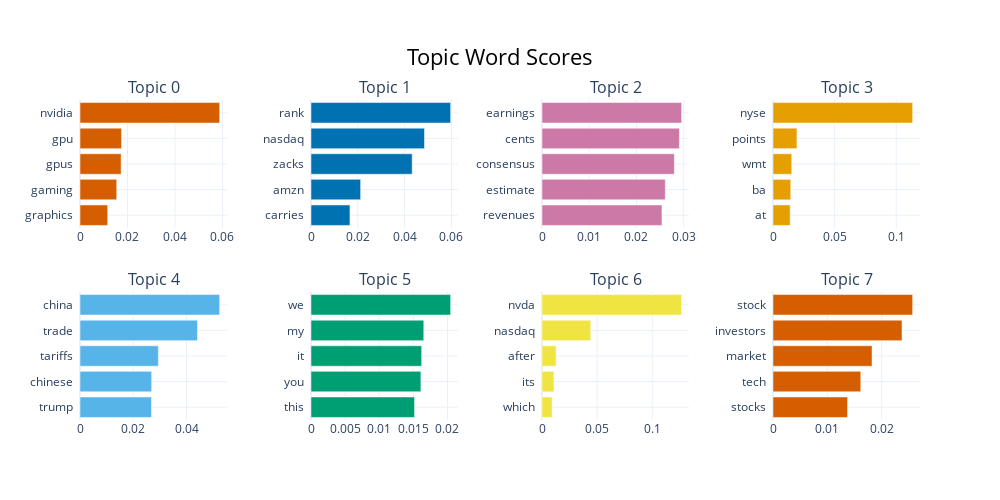

The notebook cell saved with this chart:
### Code cell
sentences_topic_model.visualize_barchart()

### Figure 1 — Plotly figure (JSON) as saved in the notebook; plotly's stock layout.template omitted (floating-point values rounded to 4 significant figures)
{"data": [{"marker": {"color": "#D55E00"}, "orientation": "h", "type": "bar", "x": [0.01166, 0.01547, 0.01731, 0.01748, 0.05882], "xaxis": "x", "y": ["graphics  ", "gaming  ", "gpus  ", "gpu  ", "nvidia  "], "yaxis": "y"}, {"marker": {"color": "#0072B2"}, "orientation": "h", "type": "bar", "x": [0.01665, 0.02121, 0.04323, 0.04849, 0.05967], "xaxis": "x2", "y": ["carries  ", "amzn  ", "zacks  ", "nasdaq  ", "rank  "], "yaxis": "y2"}, {"marker": {"color": "#CC79A7"}, "orientation": "h", "type": "bar", "x": [0.0254, 0.02611, 0.02802, 0.02909, 0.02956], "xaxis": "x3", "y": ["revenues  ", "estimate  ", "consensus  ", "cents  ", "earnings  "], "yaxis": "y3"}, {"marker": {"color": "#E69F00"}, "orientation": "h", "type": "bar", "x": [0.01394, 0.01441, 0.01517, 0.01943, 0.1133], "xaxis": "x4", "y": ["at  ", "ba  ", "wmt  ", "points  ", "nyse  "], "yaxis": "y4"}, {"marker": {"color": "#56B4E9"}, "orientation": "h", "type": "bar", "x": [0.02682, 0.02689, 0.02941, 0.04411, 0.05242], "xaxis": "x5", "y": ["trump  ", "chinese  ", "tariffs  ", "trade  ", "china  "], "yaxis": "y5"}, {"marker": {"color": "#009E73"}, "orientation": "h", "type": "bar", "x": [0.01518, 0.0161, 0.01622, 0.01653, 0.02047], "xaxis": "x6", "y": ["this  ", "you  ", "it  ", "my  ", "we  "], "yaxis": "y6"}, {"marker": {"color": "#F0E442"}, "orientation": "h", "type": "bar", "x": [0.009127, 0.01082, 0.01278, 0.04421, 0.1267], "xaxis": "x7", "y": ["which  ", "its  ", "after  ", "nasdaq  ", "nvda  "], "yaxis": "y7"}, {"marker": {"color": "#D55E00"}, "orientation": "h", "type": "bar", "x": [0.01372, 0.01615, 0.01822, 0.02373, 0.02569], "xaxis": "x8", "y": ["stocks  ", "tech  ", "market  ", "investors  ", "stock  "], "yaxis": "y8"}], "layout": {"annotations": [{"font": {"size": 16}, "showarrow": false, "text": "Topic 0", "x": 0.0875, "xanchor": "center", "xref": "paper", "y": 1, "yanchor": "bottom", "yref": "paper"}, {"font": {"size": 16}, "showarrow": false, "text": "Topic 1", "x": 0.3625, "xanchor": "center", "xref": "paper", "y": 1, "yanchor": "bottom", "yref": "paper"}, {"font": {"size": 16}, "showarrow": false, "text": "Topic 2", "x": 0.6375, "xanchor": "center", "xref": "paper", "y": 1, "yanchor": "bottom", "yref": "paper"}, {"font": {"size": 16}, "showarrow": false, "text": "Topic 3", "x": 0.9125, "xanchor": "center", "xref": "paper", "y": 1, "yanchor": "bottom", "yref": "paper"}, {"font": {"size": 16}, "showarrow": false, "text": "Topic 4", "x": 0.0875, "xanchor": "center", "xref": "paper", "y": 0.4, "yanchor": "bottom", "yref": "paper"}, {"font": {"size": 16}, "showarrow": false, "text": "Topic 5", "x": 0.3625, "xanchor": "center", "xref": "paper", "y": 0.4, "yanchor": "bottom", "yref": "paper"}, {"font": {"size": 16}, "showarrow": false, "text": "Topic 6", "x": 0.6375, "xanchor": "center", "xref": "paper", "y": 0.4, "yanchor": "bottom", "yref": "paper"}, {"font": {"size": 16}, "showarrow": false, "text": "Topic 7", "x": 0.9125, "xanchor": "center", "xref": "paper", "y": 0.4, "yanchor": "bottom", "yref": "paper"}], "height": 500, "hoverlabel": {"bgcolor": "white", "font": {"family": "Rockwell", "size": 16}}, "showlegend": false, "title": {"font": {"color": "Black", "size": 22}, "text": "Topic Word Scores", "x": 0.5, "xanchor": "center", "yanchor": "top"}, "width": 1000, "xaxis": {"anchor": "y", "domain": [0, 0.175], "showgrid": true}, "xaxis2": {"anchor": "y2", "domain": [0.275, 0.45], "showgrid": true}, "xaxis3": {"anchor": "y3", "domain": [0.55, 0.725], "showgrid": true}, "xaxis4": {"anchor": "y4", "domain": [0.825, 1], "showgrid": true}, "xaxis5": {"anchor": "y5", "domain": [0, 0.175], "showgrid": true}, "xaxis6": {"anchor": "y6", "domain": [0.275, 0.45], "showgrid": true}, "xaxis7": {"anchor": "y7", "domain": [0.55, 0.725], "showgrid": true}, "xaxis8": {"anchor": "y8", "domain": [0.825, 1], "showgrid": true}, "yaxis": {"anchor": "x", "domain": [0.6, 1], "showgrid": true}, "yaxis2": {"anchor": "x2", "domain": [0.6, 1], "showgrid": true}, "yaxis3": {"anchor": "x3", "domain": [0.6, 1], "showgrid": true}, "yaxis4": {"anchor": "x4", "domain": [0.6, 1], "showgrid": true}, "yaxis5": {"anchor": "x5", "domain": [0, 0.4], "showgrid": true}, "yaxis6": {"anchor": "x6", "domain": [0, 0.4], "showgrid": true}, "yaxis7": {"anchor": "x7", "domain": [0, 0.4], "showgrid": true}, "yaxis8": {"anchor": "x8", "domain": [0, 0.4], "showgrid": true}}}
